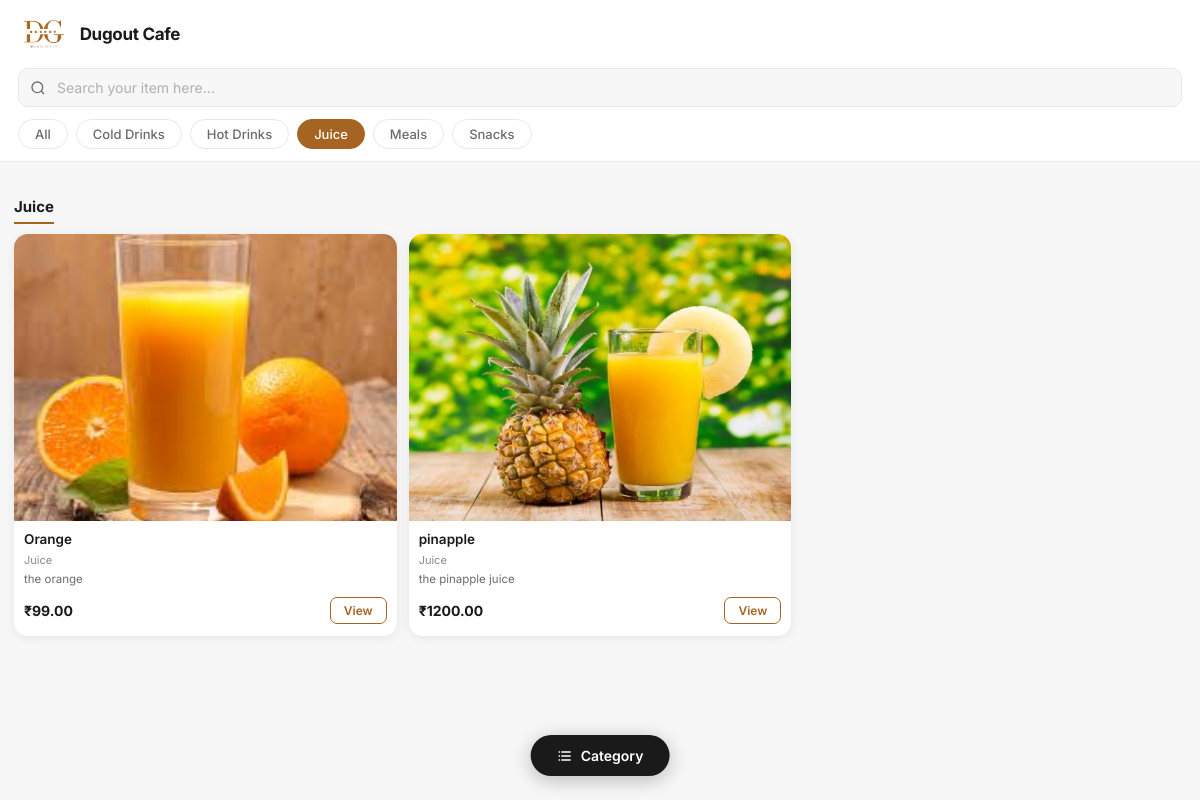
The page /?category=5 on the database as committed earlier.
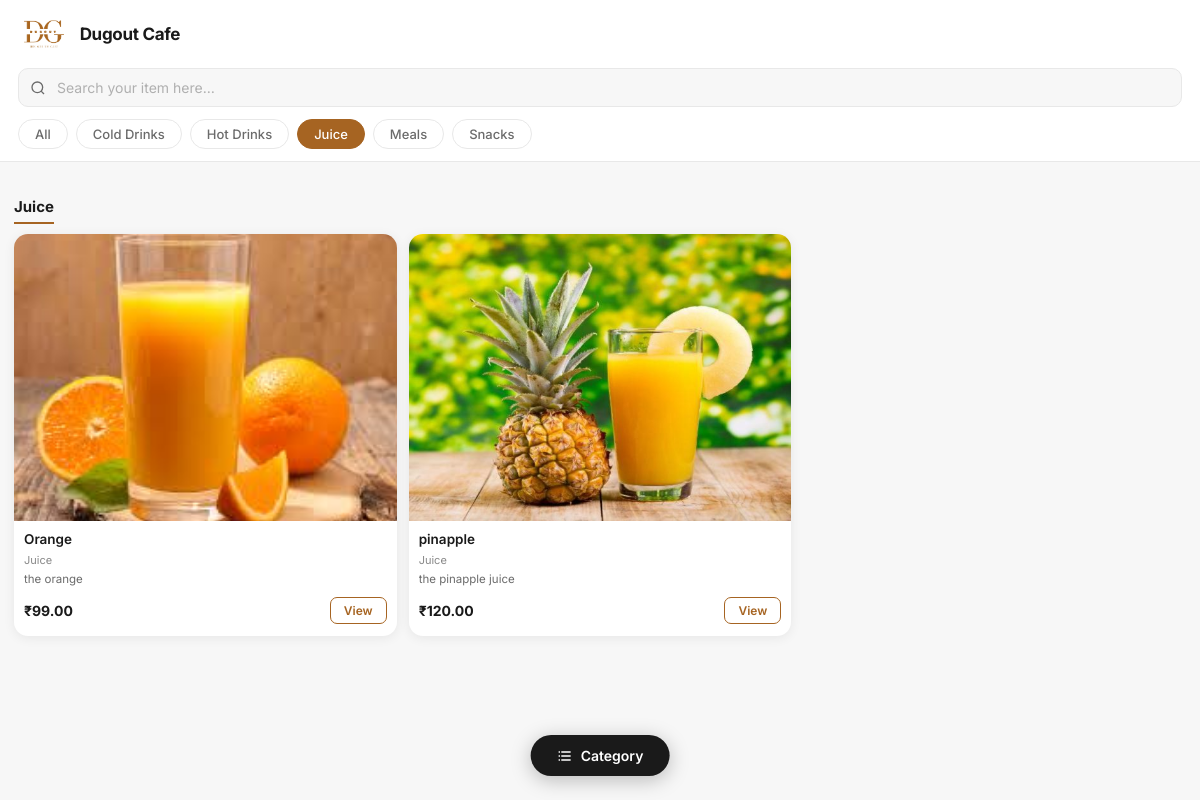
The same page on the database as committed later.
### menu/models.py (models this page shows, shortened)
class MenuItem(models.Model):
    category = models.ForeignKey(Category,on_delete=models.CASCADE,related_name='items')
    name = models.CharField(max_length=200)
    description = models.TextField(blank=True)
    price = models.DecimalField(max_digits=8, decimal_places=2)
    image = models.ImageField(upload_to='menu_images/', blank=True, null=True)
    is_veg = models.BooleanField(default=False, verbose_name="Vegetarian")
    is_available = models.BooleanField(default=True, verbose_name="Available")
    is_featured = models.BooleanField(default=False, verbose_name="Featured / Bestseller")
    created_at = models.DateTimeField(auto_now_add=True)
    class Meta:
        ordering = ['name']

class Category(models.Model):
    name = models.CharField(max_length=100)
    order = models.PositiveIntegerField(default=0, help_text="Display order (lower = first)")
    class Meta:
        verbose_name_plural = "Categories"
        ordering = ['order', 'name']

### menu/views.py (the view)
# urls.py: path('', views.menu_view, name='menu'),
def menu_view(request):
    search_query = request.GET.get('q', '').strip()
    category_id = request.GET.get('category', '')
    categories = Category.objects.all()
    items = MenuItem.objects.select_related('category').order_by('category__name', 'name')
    if search_query:
        items = items.filter(name__icontains=search_query) | items.filter(description__icontains=search_query)
        items = items.order_by('category__name', 'name')
    if category_id:
        items = items.filter(category__id=category_id)
    context = {
        'categories': categories,
        'items': items,
        'search_query': search_query,
        'active_category': category_id,
    }
    return render(request, 'menu/menu.html', context)

### templates/menu/menu.html (shortened to what this page needs)
<!DOCTYPE html>
{% load static %}
<html lang="en">
<head>
</head>
<body>
    <header class="header">
        <div class="brand-row">
            <img src="{% static 'image/logo-dugout.jpg' %}" height="40px; width=40px">
            <div>
                <div class="brand-name">Dugout Cafe</div>
            </div>
        </div>
        <form method="get" action="" id="search-form" class="search-wrap">
            <input type="search" id="search-input" name="q" placeholder="Search your item here…"
                value="{{ search_query }}" autocomplete="off" />
        </form>
        <div class="cat-bar">
            <a href="?{% if search_query %}q={{ search_query }}{% endif %}"
                class="cat-pill {% if not active_category %}active{% endif %}">All</a>
            {% for cat in categories %}
            <a href="?{% if search_query %}q={{ search_query }}&{% endif %}category={{ cat.id }}"
                class="cat-pill {% if active_category == cat.id|stringformat:'s' %}active{% endif %}">
                {{ cat.name }}
            </a>
            {% endfor %}
        </div>
    </header>
    <main class="main">
        {% if items %}
        {% if active_category %}
        {% for cat in categories %}
        {% if cat.id|stringformat:'s' == active_category %}
        <div class="section-heading">{{ cat.name }}</div>
        {% endif %}
        {% endfor %}
        <div class="item-grid">
            {% for item in items %}
            <div class="item-card" onclick="openModal(
                        '{{ item.name|escapejs }}',
                        '{{ item.category.name|escapejs }}',
                        '{{ item.description|escapejs }}',
                        '{{ item.price }}',
                        '{% if item.image %}{{ item.image.url }}{% endif %}'
                    )">
                {% if item.image %}
                <img class="item-img" src="{{ item.image.url }}" alt="{{ item.name }}" loading="lazy" />
                {% else %}
                <div class="img-placeholder">☕</div>
                {% endif %}
                <div class="item-body">
                    <div class="item-name">{{ item.name }}</div>
                    <div class="item-cat-label">{{ item.category.name }}</div>
                    {% if item.description %}
                    <div class="item-desc">{{ item.description }}</div>
                    {% endif %}
                    <div class="item-footer">
                        <div class="item-price">₹{{ item.price }}</div>
                        <button class="btn-view">View</button>
                    </div>
                </div>
            </div>
            {% endfor %}
        </div>
        {% endif %}
        {% else %}
        <div class="empty-state">
            <div class="emoji">🔍</div>
            <p>No items found</p>
            <small>Try a different search or category</small>
        </div>
        {% endif %}
    </main>
    <button class="fab-cat" id="fab-cat-btn" onclick="openCatDrawer()">
        <svg width="16" height="16" fill="currentColor" viewBox="0 0 24 24">
            <path d="M3 5h2v2H3V5zm4 0h14v2H7V5zM3 11h2v2H3v-2zm4 0h14v2H7v-2zM3 17h2v2H3v-2zm4 0h14v2H7v-2z" />
        </svg>
        Category
    </button>
</body>
</html>

Rows that differ between the two databases and show on the page:
changed MenuItem "pinapple": price "1200.00" → "120.00"
